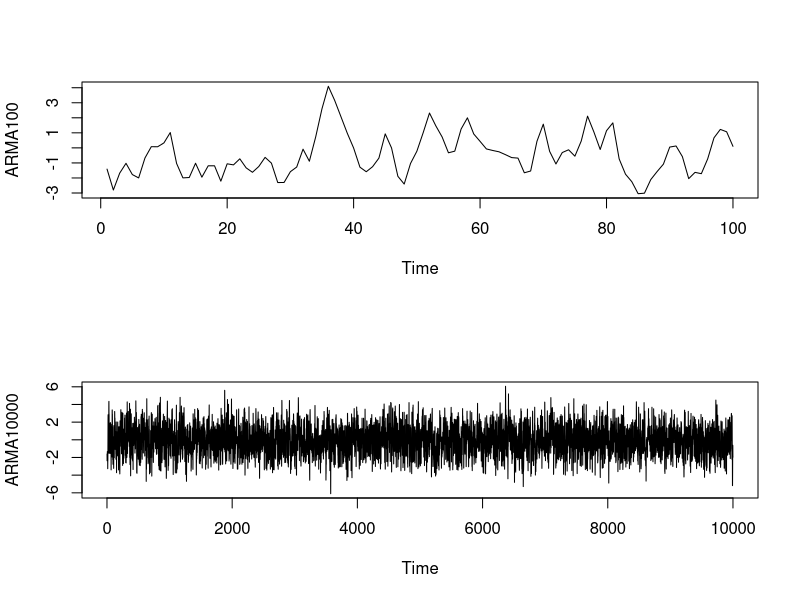

Write R code to recreate this figure.
### Exercise 4 from ARMA HW1 ###
#Part2:
ARMA100=arima.sim(model=list(ar=0.5, ma= 0.5),n=100) 
ARMA10000=arima.sim(model=list(ar=0.5, ma= 0.5),n=10000) 
par(mfrow=c(2,1))
ts.plot(ARMA100)
ts.plot(ARMA10000)

OLS_AR_1=lm(ARMA100[-100]~ARMA100[-1])
Summary1=summary(OLS_AR_1)
Summary1$coefficients


OLS_AR_2=lm(ARMA10000[-10000]~ARMA10000[-1])
Summary2=summary(OLS_AR_2)
Summary2$coefficients

Mean_Bias=sum(Summary1$coefficients[2]-0.5, Summary2$coefficients[2]-0.5)/2
Mean_Bias
